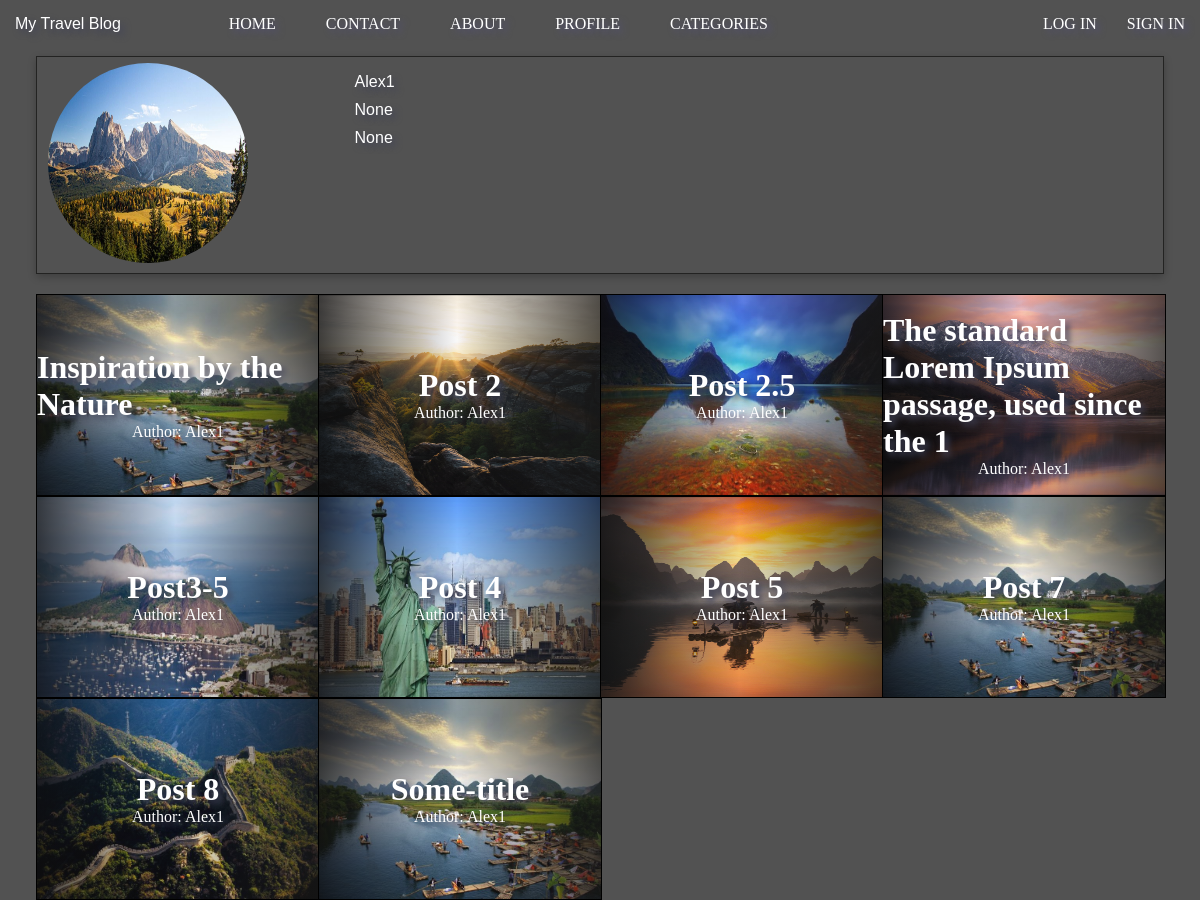
/users/profile_view/1/, run on an earlier commit of the app's database.
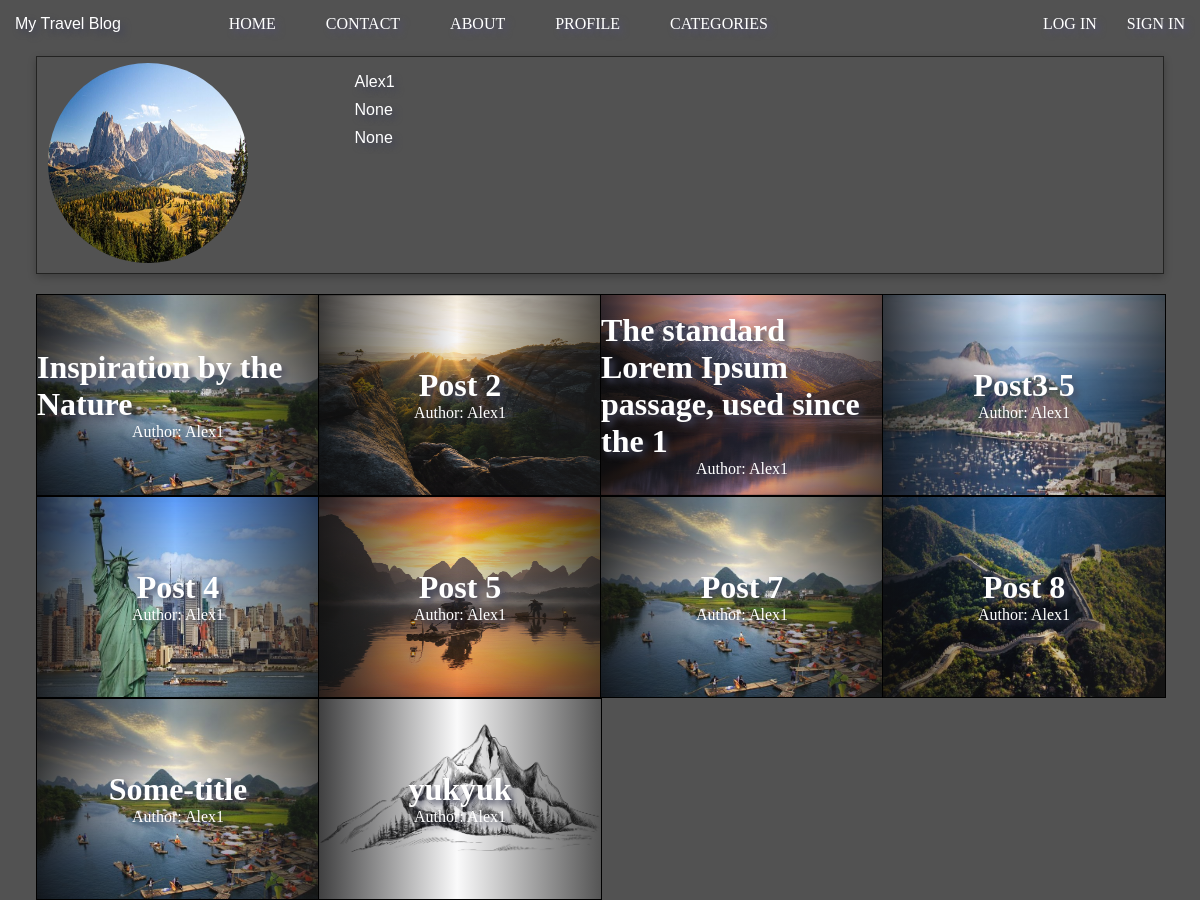
And on a later commit of the database.
### users/models.py (models this page shows, shortened)
class BlogUser(AbstractUser):
    photo = models.ImageField(
        null=True,
        upload_to='photo/%Y/%m/%d'
    )
    age = models.IntegerField(
        null=True
    )
    city = models.CharField(
        null=True,
        max_length=20,
    )
    is_admin = models.BooleanField(
        default=False,
    )
    is_director = models.BooleanField(
        default=False,
    )
    REQUIRED_FIELDS = ['email']

### posts/models.py (models this page shows, shortened)
class Post(models.Model):
    title = models.CharField(
        null=True,
        max_length=50
    )
    slug = models.SlugField(
        null=True,
    )
    body = models.TextField(
        null=True,
    )
    snippet = models.TextField(
        null=True,
        max_length=200,
    )
    image = models.ImageField(
        null=True,
        upload_to='post_images/%Y/%m/%d'
    )
    category = models.ForeignKey(
        Category,
        on_delete=models.CASCADE,
        null=True,
    )
    author = models.ForeignKey(
        BlogUser,
        on_delete=models.CASCADE,
        null=True,
    )
    views = models.IntegerField(
        default=0,
    )
    likes = models.ManyToManyField(
        BlogUser,
        default=0,
        related_name='likes',
    )
    def get_absolute_url(self):
        return reverse(
            'post_view',
            kwargs={
                'pk': self.id,
                'cpk': self.category.id,
                'apk': self.author.id,
            }
        )

### users/views.py (the view)
# urls.py: path('profile_view/<pk>/', ProfileView.as_view(), name='profile_view'),
class ProfileView(DetailView):
    model = BlogUser
    context_object_name = 'user'
    queryset = BlogUser.objects.all()
    template_name = 'profile_view.html'
    def get_context_data(self, **kwargs):
        context = super().get_context_data(**kwargs)
        context['posts'] = Post.objects.filter(author_id=self.kwargs['pk'])
        return context

### users/templates/profile_view.html (shortened to what this page needs)
{% extends 'base.html' %}
{% load static %}
    {% block content %}
    <div class="container">
        <div class="user-info">
            <div class="user-photo">
                {% if user.photo %}
                <img src="{{ user.photo.url }}" alt="user-photo" width="200px" height="200px">
                {% else %}
                <a href="{% url 'update_photo' request.user.id %}">
                    <button>Add a photo</button>
                </a>
                {% endif %}
            </div>
            <div class="user-details">
                <div class="username">
                    <p>{{ user.username }}</p>
                    <p>{{ user.age }}</p>
                    <p>{{ user.city }}</p>
                </div>
            </div>
        </div>
        <div class="user-posts">
            <div class="post-by-category-container">
                {% for post in posts %}
                <a href="{{ post.get_absolute_url }}">
                    <div class="post-container">
                    {% if post.image %}
                    <img src="{{ post.image.url }}" alt="">
                    {% endif %}
                    <div class="inside-grid">
                        <h1>{{ post.title }}</h1>
                        <p>Author: {{ post.author.username }}</p>
                    </div>
                </div>
                </a>
                {% endfor %}
            </div>
        </div>
    </div>
    {% endblock %}

### templates/base.html (shortened to what this page needs)
{% load static %}
<!DOCTYPE html>
<html lang="en">
<head>
    <link rel="stylesheet" href="{% static 'css/base.css' %}">
    <link rel="stylesheet" href="{% static 'css/profile_view.css' %}">
    <link rel="stylesheet" href="{% static 'css/login.css' %}">
    <link rel="stylesheet" href="{% static 'css/post_by_category.css' %}">
    <link rel="stylesheet" href="{% static 'css/post_view.css' %}">
    <link rel="stylesheet" href="{% static 'css/login.css' %}">
    <link rel="stylesheet" href="{% static 'css/create_post.css' %}">
    <link rel="stylesheet" href="{% static 'css/update_user.css' %}">
</head>
<body>
    {% include 'header.html' %}
    {% block content %}{% endblock %}
</body>
</html>

### templates/header.html (shortened to what this page needs)
{% load static %}
<!DOCTYPE html>
<html lang="en">
<head>
    <link rel="stylesheet" href="{% static 'css/header.css' %}">
</head>
<body>
<header>
    <div class="nav-cont">
        <div class="logo">My Travel Blog</div>
        <div class="nav">
            <ul>
                <li><a href="{% url 'home' %}">HOME</a></li>
                <li><a href="#">CONTACT</a></li>
                <li><a href="#">ABOUT</a></li>
                <li><a href="{% url 'profile_view' request.user.id %}">PROFILE</a></li>
                <li class="dropdown"><a href="#">CATEGORIES</a>
                </li>
            </ul>
        </div>
        {% if request.user.is_authenticated %}
        <div class="h-user">
            <p>{{ request.user }}</p>
            <li><a href="{% url 'logout_view' %}">LOG OUT</a></li>
        </div>
        {% else %}
        <div class="exit">
            <li><a href="{% url 'login' %}">LOG IN</a></li>
            <li><a href="{% url 'create_user' %}">SIGN IN</a></li>
        </div>
        {% endif %}
    </div>
</header>
</body>
</html>

### static/css/base.css (style rules this page uses)
* { margin: auto; padding: 0; }
body { background-color: #525252; }

### static/css/profile_view.css (style rules this page uses)
.container { display: flex; flex-direction: column; margin-left: 3%; margin-right: 3%; }
.user-info { margin-top: 5%; display: grid; grid-template-columns: 25% 75%; gap: 20px; border: 1px solid rgb(35, 35, 34); box-shadow: rgba(0, 0, 0, 0.24) 0px 3px 8px; }
.user-photo { grid-column: 1/2; margin: 2%; margin-left: 4%; }
.user-photo img { border-radius: 50%; }
.username { margin: 2%; display: flex; flex-direction: column; justify-content: space-between; gap: 10px; }
.user-details { grid-column: 2/3; font-family: 'Trebuchet MS', 'Lucida Sans Unicode', 'Lucida Grande', 'Lucida Sans', Arial, sans-serif; color: white; margin-right: 5%; }
.user-posts { margin-top: 20px; }

### static/css/login.css (style rules this page uses)
::placeholder { color: #e5e5e5; }

### static/css/post_by_category.css (style rules this page uses)
body { background-color: #525252; }
.post-by-category-container { display: grid; grid-template-columns: repeat(auto-fill, minmax(200px, 25%)); }
.post-container { border: 1px solid black; width: 100%; height: 200px; position: relative; transition: transform; transition-duration: 1.5s; cursor: pointer; }
.post-container img { position: absolute; width: 100%; height: 200px; }
.post-container .inside-grid { width: 100%; height: 200px; position: absolute; display: flex; flex-direction: column; align-items: center; justify-content: center; color: white; background: linear-gradient(90deg, rgba(16,16,17,0.8018557764902836) 0%, rgba(175,175,186,0.06235997817095584) 49%, rgba(27,27,27,0.7458333675266982) 100%); }

### static/css/header.css (style rules this page uses)
* { text-shadow: 4px 4px 6px rgba(66, 68, 90, 1); margin: 0; padding: 0; }
header .nav-cont { display: flex; position: fixed; flex-direction: row; justify-content: space-between; align-items: flex-start; width: 100%; height: 80px; background: rgba(0,0,0,0); border-bottom-style: none; }
.logo { font-family: 'Trebuchet MS', 'Lucida Sans Unicode', 'Lucida Grande', 'Lucida Sans', Arial, sans-serif; color: white; margin: 15px 15px; text-shadow: 4px 4px 6px rgba(66, 68, 90, 1); }
.nav ul { display: flex; flex-direction: row; justify-content: space-around; margin: 15px 15px; }
.nav ul li { margin: 0 25px; list-style: none; }
a { text-decoration: none; font-family: 'Franklin Gothic Medium'; color: white; text-shadow: 4px 4px 6px rgb(83, 80, 121); }
.exit { display: flex; flex-direction: row; justify-content: center; margin-top: 15px; text-shadow: 4px 4px 6px rgba(66, 68, 90, 1); }
.exit li { list-style: none; margin: 0 15px; text-shadow: 4px 4px 6px rgba(66, 68, 90, 1); }

What changed in the data, as far as the page shows it:
removed Post: image (picture), title "Post 2.5", author.username "Alex1"
added Post: image (picture), title "yukyuk", author.username "Alex1"
